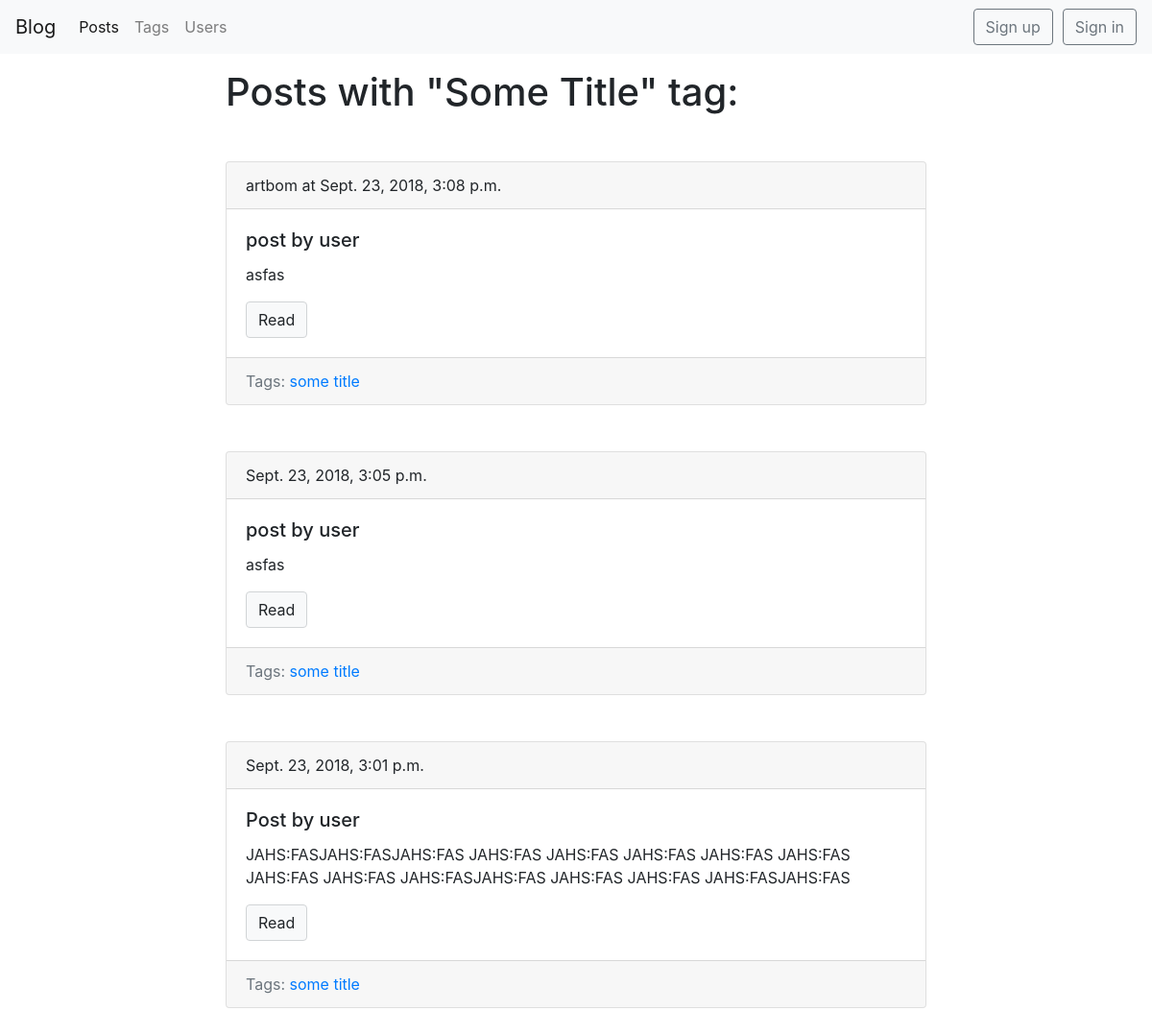
/blog/tag/secondslug/, run on the app's committed database.
### blog/models.py (models this page shows, shortened)
class Tag(models.Model):
    title = models.CharField(max_length=50)
    slug = models.SlugField(max_length=50, unique=True)
    def get_absolute_url(self):
        return reverse('tag_detail_url', kwargs={'slug': self.slug})
    class Meta:
        ordering = ['title']

class Post(models.Model):
    title = models.CharField(max_length=150, db_index=True)
    slug = models.SlugField(max_length=150, unique=True, blank=True)
    body = models.TextField(blank=True, db_index=True)
    date_pub = models.DateTimeField(auto_now_add=True)
    tags = models.ManyToManyField('Tag', blank=True, related_name='posts')
    author = models.ForeignKey(BlogUser, on_delete=models.CASCADE, null=True, default=None)
    rating = models.IntegerField(default=0, blank=True)
    def get_absolute_url(self):
        return reverse('post_detail_url', kwargs={'slug': self.slug})
    class Meta:
        ordering = ['-date_pub']

### blog/views.py (the view)
# urls.py: path('tag/<str:slug>/', TagDetail.as_view(), name='tag_detail_url'),
class TagDetail(ObjectDetailMixin, View):
    model = Tag
    template = 'blog/tag_detail.html'

### blog/models.py (called while the page is built)
    def __str__(self):
        return self.username

### blog/utils.py (called while the page is built)
    def get(self, request, slug):
        obj = get_object_or_404(self.model, slug__iexact=slug)
        return render(request, self.template, context={
            self.model.__name__.lower(): obj,
            'admin_object': obj,
            'detail': True}
                      )

### blog/templates/blog/tag_detail.html (shortened to what this page needs)
{% extends 'blog/base_blog.html' %}
{% block content %}
    <h1 class="mb-5">Posts with "{{ tag.title|title }}" tag:</h1>
    {% for post in tag.posts.all %}
        {% include 'blog/includes/post_card_template.html' %}
    {% endfor %}
{% endblock %}

### blog/templates/blog/includes/post_card_template.html (shortened to what this page needs)
<div class="card mb-5">
    {% if post.author is not None %}
    <div class="card-header">
        {{post.author}} at {{ post.date_pub }}
    </div>
    {% else %}
    <div class="card-header">
         {{ post.date_pub }}
    </div>
    {% endif %}
    <div class="card-body">
        <h5 class="card-title">{{ post.title }}</h5>
        <p class="card-text"> {{ post.body|truncatewords:50 }}</p>
        <a href="{{ post.get_absolute_url }}" class="btn btn-light" >Read</a>
    </div>
    {% if post.tags.all %}
        <div class="card-footer text-muted">
        Tags:
        {% for tag in post.tags.all %}
            <a href="{{ tag.get_absolute_url }}"> {{ tag.title }}</a>
        {% endfor %}
        </div>
    {% endif %}
</div>

### static/css/styles.css (style rules this page uses)
.btn-light { border-color: #d1d4d6 !important; }
.card { min-width: 100%; }

### data on the page
Tag: title "Some Title", title "some title"
Post: author "artbom", date_pub "Sept. 23, 2018, 3:08 p.m.", title "post by user", body "asfas"
Post: date_pub "Sept. 23, 2018, 3:05 p.m.", title "post by user", body "asfas"
Post: date_pub "Sept. 23, 2018, 3:01 p.m.", title "Post by user", body "JAHS:FASJAHS:FASJAHS:FAS JAHS:FAS JAHS:FAS JAHS:FAS JAHS:FAS JAHS:FAS JAHS:FAS JAHS:FAS JAHS:FASJAHS:FAS JAHS:FAS JAHS:FAS JAHS:FASJAHS:FAS"
